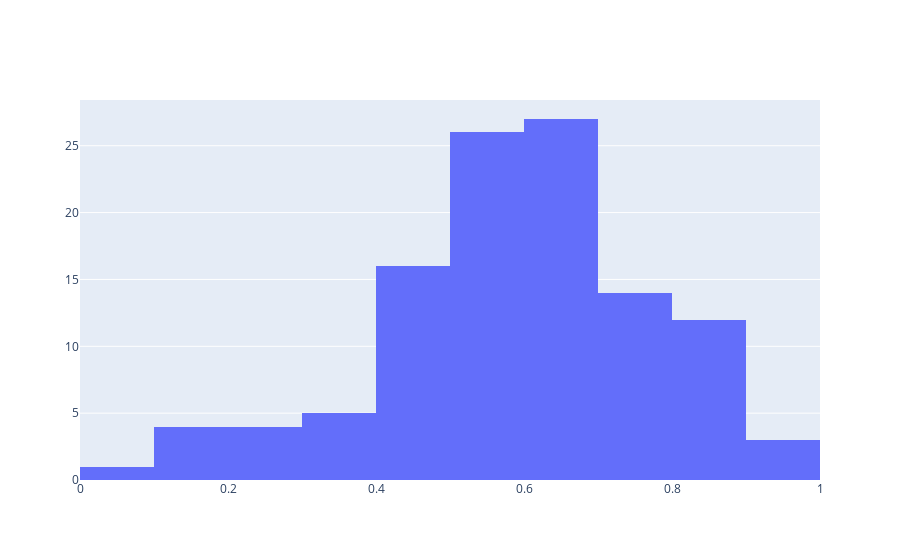

The cell this chart's notebook holds for it:
### Code cell
fig = go.Figure(data=[go.Histogram(x=exp_data["min_train_mae"])])
fig.show()
